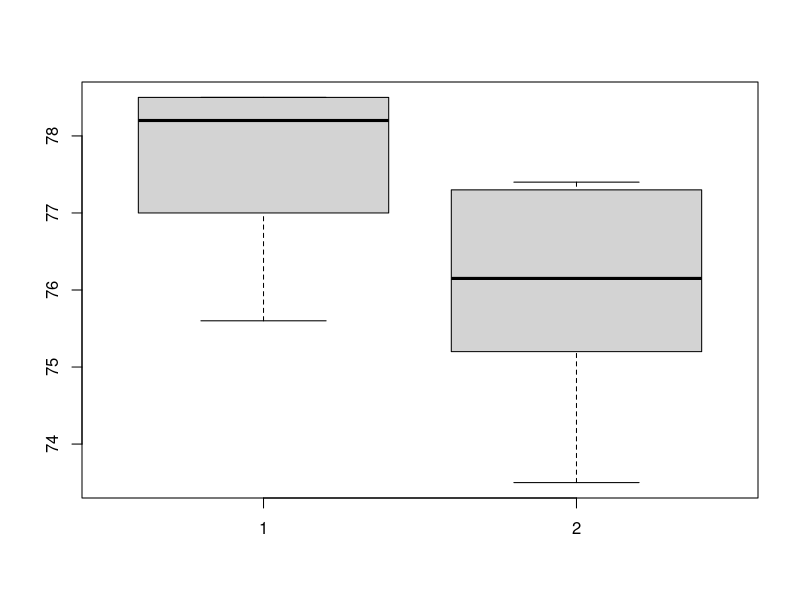

This figure's R source:
a <- c(78.2, 78.5, 75.6, 78.5, 78.5, 77.4, 76.6)
b <- c(76.1,75.2,75.8,77.3,77.3,77.0,74.4,76.2,73.5,77.4)
boxplot(a, b)

shapiro.test(a)
shapiro.test(b)

# założenie równości wariancji
var(a)
var(b)

var.test(a, b, alternative = "less")

# H0 sigma_1^2 = sigma_2^2
# OK

mean(a)
mean(b)
t.test(a, b, alternative = "greater", var.equal = TRUE)

# H1: mu_1 > mu_2